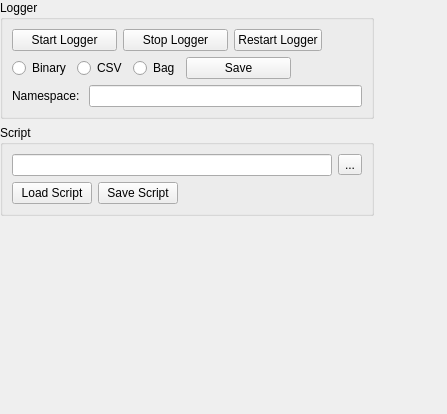
<?xml version="1.0" encoding="UTF-8"?>
<ui version="4.0">
 <class>SignalLoggerConfigure</class>
 <widget class="QWidget" name="SignalLoggerConfigure">
  <property name="geometry">
   <rect>
    <x>0</x>
    <y>0</y>
    <width>447</width>
    <height>414</height>
   </rect>
  </property>
  <property name="windowTitle">
   <string>Signal Logger</string>
  </property>
  <layout class="QHBoxLayout" name="horizontalLayout">
   <property name="leftMargin">
    <number>0</number>
   </property>
   <property name="topMargin">
    <number>0</number>
   </property>
   <property name="rightMargin">
    <number>0</number>
   </property>
   <property name="bottomMargin">
    <number>0</number>
   </property>
   <item>
    <layout class="QVBoxLayout" name="verticalLayout">
     <item>
      <widget class="QGroupBox" name="groupLogger">
       <property name="title">
        <string>Logger</string>
       </property>
       <layout class="QVBoxLayout" name="verticalLayout_2">
        <item>
         <layout class="QHBoxLayout" name="horizontalLayout_6">
          <property name="spacing">
           <number>6</number>
          </property>
          <property name="topMargin">
           <number>0</number>
          </property>
          <item>
           <widget class="QPushButton" name="startLoggerButton">
            <property name="sizePolicy">
             <sizepolicy hsizetype="Fixed" vsizetype="Fixed">
              <horstretch>0</horstretch>
              <verstretch>0</verstretch>
             </sizepolicy>
            </property>
            <property name="minimumSize">
             <size>
              <width>105</width>
              <height>0</height>
             </size>
            </property>
            <property name="maximumSize">
             <size>
              <width>105</width>
              <height>16777215</height>
             </size>
            </property>
            <property name="text">
             <string>Start Logger</string>
            </property>
           </widget>
          </item>
          <item>
           <widget class="QPushButton" name="stopLoggerButton">
            <property name="sizePolicy">
             <sizepolicy hsizetype="Fixed" vsizetype="Fixed">
              <horstretch>0</horstretch>
              <verstretch>0</verstretch>
             </sizepolicy>
            </property>
            <property name="minimumSize">
             <size>
              <width>105</width>
              <height>0</height>
             </size>
            </property>
            <property name="maximumSize">
             <size>
              <width>105</width>
              <height>16777215</height>
             </size>
            </property>
            <property name="text">
             <string>Stop Logger</string>
            </property>
           </widget>
          </item>
          <item>
           <widget class="QPushButton" name="restartLoggerButton">
            <property name="text">
             <string>Restart Logger</string>
            </property>
           </widget>
          </item>
          <item>
           <spacer name="horizontalSpacer">
            <property name="orientation">
             <enum>Qt::Horizontal</enum>
            </property>
            <property name="sizeHint" stdset="0">
             <size>
              <width>40</width>
              <height>20</height>
             </size>
            </property>
           </spacer>
          </item>
         </layout>
        </item>
        <item>
         <layout class="QHBoxLayout" name="horizontalLayout_5">
          <item>
           <widget class="QRadioButton" name="binaryButton">
            <property name="text">
             <string>Binary</string>
            </property>
            <property name="autoExclusive">
             <bool>false</bool>
            </property>
           </widget>
          </item>
          <item>
           <widget class="QRadioButton" name="csvButton">
            <property name="text">
             <string>CSV</string>
            </property>
            <property name="autoExclusive">
             <bool>false</bool>
            </property>
           </widget>
          </item>
          <item>
           <widget class="QRadioButton" name="bagButton">
            <property name="text">
             <string>Bag</string>
            </property>
            <property name="autoExclusive">
             <bool>false</bool>
            </property>
           </widget>
          </item>
          <item>
           <widget class="QPushButton" name="saveButton">
            <property name="sizePolicy">
             <sizepolicy hsizetype="Fixed" vsizetype="Fixed">
              <horstretch>0</horstretch>
              <verstretch>0</verstretch>
             </sizepolicy>
            </property>
            <property name="minimumSize">
             <size>
              <width>105</width>
              <height>0</height>
             </size>
            </property>
            <property name="maximumSize">
             <size>
              <width>105</width>
              <height>16777215</height>
             </size>
            </property>
            <property name="text">
             <string>Save</string>
            </property>
           </widget>
          </item>
          <item>
           <spacer name="horizontalSpacer_2">
            <property name="orientation">
             <enum>Qt::Horizontal</enum>
            </property>
            <property name="sizeHint" stdset="0">
             <size>
              <width>40</width>
              <height>20</height>
             </size>
            </property>
           </spacer>
          </item>
         </layout>
        </item>
        <item>
         <layout class="QHBoxLayout" name="horizontalLayout_2">
          <item>
           <widget class="QLabel" name="label">
            <property name="text">
             <string>Namespace: </string>
            </property>
           </widget>
          </item>
          <item>
           <widget class="QLineEdit" name="namespaceEdit"/>
          </item>
         </layout>
        </item>
       </layout>
      </widget>
     </item>
     <item>
      <widget class="QGroupBox" name="groupScript">
       <property name="title">
        <string>Script</string>
       </property>
       <layout class="QVBoxLayout" name="verticalLayout_3">
        <item>
         <layout class="QHBoxLayout" name="horizontalLayout_3">
          <item>
           <widget class="QLineEdit" name="pathEdit"/>
          </item>
          <item>
           <widget class="QToolButton" name="pathButton">
            <property name="text">
             <string>...</string>
            </property>
           </widget>
          </item>
         </layout>
        </item>
        <item>
         <layout class="QHBoxLayout" name="horizontalLayout_4">
          <item>
           <widget class="QPushButton" name="loadScriptButton">
            <property name="text">
             <string>Load Script</string>
            </property>
           </widget>
          </item>
          <item>
           <widget class="QPushButton" name="saveScriptButton">
            <property name="text">
             <string>Save Script</string>
            </property>
           </widget>
          </item>
          <item>
           <spacer name="horizontalSpacer_4">
            <property name="orientation">
             <enum>Qt::Horizontal</enum>
            </property>
            <property name="sizeHint" stdset="0">
             <size>
              <width>40</width>
              <height>20</height>
             </size>
            </property>
           </spacer>
          </item>
         </layout>
        </item>
       </layout>
      </widget>
     </item>
     <item>
      <spacer name="verticalSpacer">
       <property name="orientation">
        <enum>Qt::Vertical</enum>
       </property>
       <property name="sizeHint" stdset="0">
        <size>
         <width>20</width>
         <height>40</height>
        </size>
       </property>
      </spacer>
     </item>
    </layout>
   </item>
   <item>
    <spacer name="horizontalSpacer_5">
     <property name="orientation">
      <enum>Qt::Horizontal</enum>
     </property>
     <property name="sizeHint" stdset="0">
      <size>
       <width>40</width>
       <height>20</height>
      </size>
     </property>
    </spacer>
   </item>
  </layout>
 </widget>
 <resources/>
 <connections/>
</ui>
